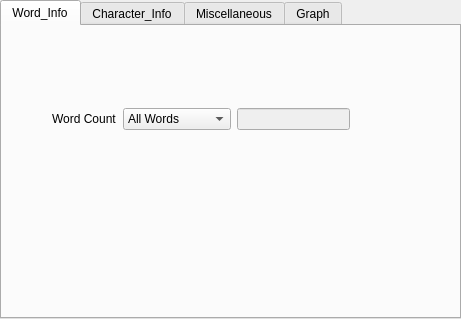
<?xml version="1.0" encoding="UTF-8"?>
<ui version="4.0">
 <class>DocProperties</class>
 <widget class="QTabWidget" name="DocProperties">
  <property name="geometry">
   <rect>
    <x>0</x>
    <y>0</y>
    <width>461</width>
    <height>319</height>
   </rect>
  </property>
  <property name="windowTitle">
   <string>TabWidget</string>
  </property>
  <property name="currentIndex">
   <number>0</number>
  </property>
  <widget class="QWidget" name="word_info">
   <attribute name="title">
    <string>Word_Info</string>
   </attribute>
   <widget class="QWidget" name="layoutWidget">
    <property name="geometry">
     <rect>
      <x>50</x>
      <y>80</y>
      <width>298</width>
      <height>26</height>
     </rect>
    </property>
    <layout class="QHBoxLayout" name="horizontalLayout">
     <item>
      <widget class="QLabel" name="wordCountOptionlabel">
       <property name="text">
        <string>Word Count</string>
       </property>
      </widget>
     </item>
     <item>
      <widget class="QComboBox" name="wordCountCombobox">
       <item>
        <property name="text">
         <string>All Words</string>
        </property>
       </item>
       <item>
        <property name="text">
         <string>Unique Words</string>
        </property>
       </item>
      </widget>
     </item>
     <item>
      <widget class="QLineEdit" name="wordCountLineEdit">
       <property name="enabled">
        <bool>false</bool>
       </property>
      </widget>
     </item>
    </layout>
   </widget>
  </widget>
  <widget class="QWidget" name="character_info">
   <attribute name="title">
    <string>Character_Info</string>
   </attribute>
   <widget class="QWidget" name="layoutWidget">
    <property name="geometry">
     <rect>
      <x>21</x>
      <y>100</y>
      <width>421</width>
      <height>59</height>
     </rect>
    </property>
    <layout class="QVBoxLayout" name="verticalLayout">
     <item>
      <layout class="QHBoxLayout" name="horizontalLayout_2">
       <item>
        <widget class="QLabel" name="characterCountLabel">
         <property name="text">
          <string>Character Count</string>
         </property>
        </widget>
       </item>
       <item>
        <widget class="QComboBox" name="characterCountComboBox">
         <item>
          <property name="text">
           <string>Total Characters ( Excluding Spaces )</string>
          </property>
         </item>
         <item>
          <property name="text">
           <string>Total Characters ( Including Spaces )</string>
          </property>
         </item>
        </widget>
       </item>
      </layout>
     </item>
     <item>
      <widget class="QLineEdit" name="characterCountLineEdit">
       <property name="enabled">
        <bool>false</bool>
       </property>
      </widget>
     </item>
    </layout>
   </widget>
  </widget>
  <widget class="QWidget" name="miscellaneous">
   <attribute name="title">
    <string>Miscellaneous</string>
   </attribute>
   <widget class="QWidget" name="layoutWidget">
    <property name="geometry">
     <rect>
      <x>50</x>
      <y>40</y>
      <width>291</width>
      <height>111</height>
     </rect>
    </property>
    <layout class="QVBoxLayout" name="verticalLayout_2">
     <item>
      <layout class="QHBoxLayout" name="horizontalLayout_3">
       <item>
        <widget class="QLabel" name="paragraphCountLabel">
         <property name="text">
          <string>Paragraph Count</string>
         </property>
        </widget>
       </item>
       <item>
        <widget class="QLineEdit" name="paragraphCountLineEdit">
         <property name="enabled">
          <bool>false</bool>
         </property>
        </widget>
       </item>
      </layout>
     </item>
     <item>
      <layout class="QHBoxLayout" name="horizontalLayout_4">
       <item>
        <widget class="QLabel" name="lineCountLabel">
         <property name="text">
          <string>Line Count</string>
         </property>
        </widget>
       </item>
       <item>
        <widget class="QLineEdit" name="lineCountLineEdit">
         <property name="enabled">
          <bool>false</bool>
         </property>
        </widget>
       </item>
      </layout>
     </item>
    </layout>
   </widget>
  </widget>
  <widget class="QWidget" name="graph">
   <attribute name="title">
    <string>Graph</string>
   </attribute>
   <widget class="QDialogButtonBox" name="buttonBox">
    <property name="geometry">
     <rect>
      <x>160</x>
      <y>240</y>
      <width>171</width>
      <height>25</height>
     </rect>
    </property>
    <property name="standardButtons">
     <set>QDialogButtonBox::Cancel|QDialogButtonBox::Ok</set>
    </property>
   </widget>
   <widget class="QWidget" name="layoutWidget">
    <property name="geometry">
     <rect>
      <x>80</x>
      <y>60</y>
      <width>291</width>
      <height>131</height>
     </rect>
    </property>
    <layout class="QVBoxLayout" name="verticalLayout_3">
     <item>
      <layout class="QHBoxLayout" name="horizontalLayout_5">
       <item>
        <widget class="QLabel" name="chartTypeLabel">
         <property name="text">
          <string>Chart Type:</string>
         </property>
        </widget>
       </item>
       <item>
        <widget class="QComboBox" name="chartTypeComboBox">
         <item>
          <property name="text">
           <string>Line</string>
          </property>
         </item>
         <item>
          <property name="text">
           <string>Bar</string>
          </property>
         </item>
         <item>
          <property name="text">
           <string>Pie</string>
          </property>
         </item>
        </widget>
       </item>
      </layout>
     </item>
     <item>
      <layout class="QHBoxLayout" name="horizontalLayout_6">
       <item>
        <widget class="QLabel" name="dataSourceLabel">
         <property name="text">
          <string>Data Source:</string>
         </property>
        </widget>
       </item>
       <item>
        <widget class="QComboBox" name="dataSourceComboBox">
         <item>
          <property name="text">
           <string>File</string>
          </property>
         </item>
         <item>
          <property name="text">
           <string>Auto Generate</string>
          </property>
         </item>
        </widget>
       </item>
      </layout>
     </item>
     <item>
      <layout class="QHBoxLayout" name="horizontalLayout_7">
       <item>
        <widget class="QLabel" name="quantityLabel">
         <property name="text">
          <string>Quantity</string>
         </property>
        </widget>
       </item>
       <item>
        <widget class="QComboBox" name="quantityComboBox">
         <item>
          <property name="text">
           <string>Show Top 10</string>
          </property>
         </item>
         <item>
          <property name="text">
           <string>Show Top 20</string>
          </property>
         </item>
         <item>
          <property name="text">
           <string>Show All Words</string>
          </property>
         </item>
        </widget>
       </item>
      </layout>
     </item>
    </layout>
   </widget>
  </widget>
 </widget>
 <resources/>
 <connections/>
</ui>
